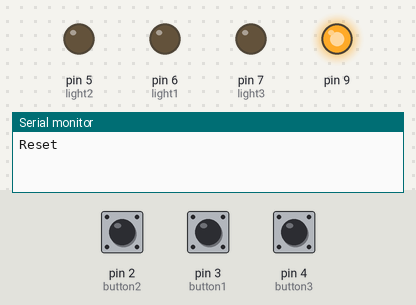
Simulated run of this sketch. Board: Arduino Uno, built with avr-gcc and run on an emulated ATmega328P. Shown: output pins drawn as LEDs (lit = HIGH), the last lines printed to the serial monitor. Inputs (shaded band) come from the test bench; at power-on: pin 2 (button2) HIGH, pin 3 (button1) HIGH, pin 4 (button3) HIGH.

Above: at 1.2 s.
1.3 s: pin 2 (button2) pulled LOW for 0.15 s
At 1.4 s:
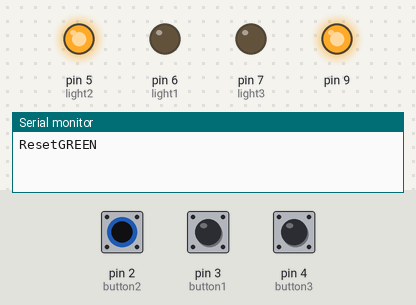
3.0 s: pin 3 (button1) pulled LOW for 0.15 s
At 3.1 s:
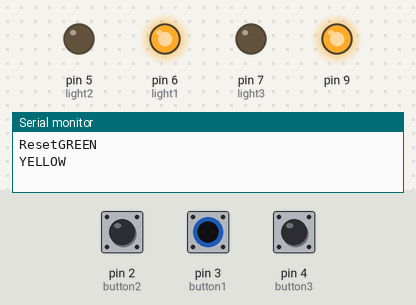
4.7 s: pin 4 (button3) pulled LOW for 0.15 s
At 4.8 s:
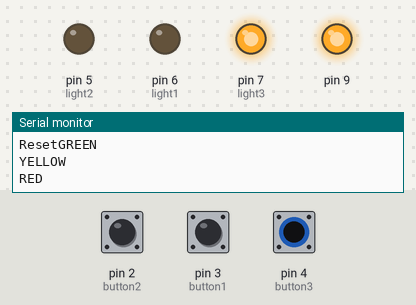
6.4 s: pin 4 (button3) pulled LOW for 3.2 s
At 10.8 s:
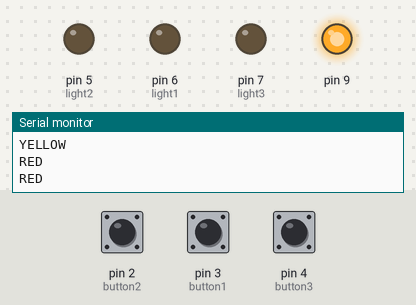
11.1 s: pin 2 (button2) pulled LOW for 3.2 s
At 11.9 s:
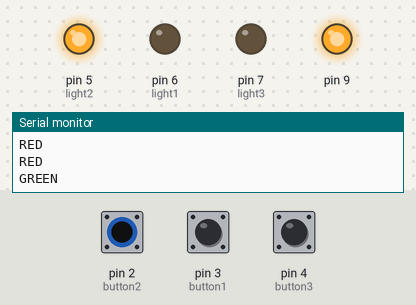
Timing chart, 0 to 15.8 s (numbered marks = the images above; inputs shaded):
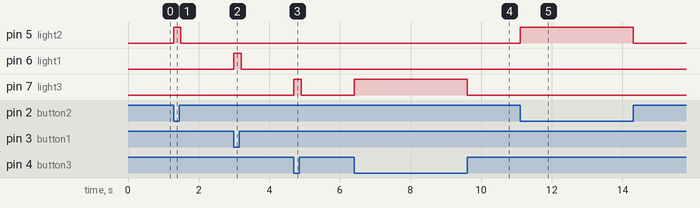

The sketch:

Traffic_Light_Buttons.ino
```cpp
int button1 = 3;
int light1  = 6;
int button2 = 2;
int light2  = 5;
int button3 = 4;
int light3  = 7;
int relay = 9;
unsigned long previousMillis = 0;
const long interval = 30000;

void software_Reset() // Restarts program from beginning but does not reset the peripherals and registers
{
asm volatile ("  jmp 0");
}
void setup() {
  // put your setup code here, to run once:
  pinMode(2, INPUT);
  digitalWrite(2, HIGH);
  pinMode(3, INPUT);
  digitalWrite(3, HIGH);
  pinMode(4, INPUT);
  digitalWrite(4, HIGH);

  pinMode(6,OUTPUT);
  digitalWrite(6,LOW);
  pinMode(5,OUTPUT);
  digitalWrite(5,LOW);
  pinMode(7,OUTPUT);
  digitalWrite(7,LOW);
  pinMode(9, OUTPUT);
  digitalWrite(9, HIGH);

  Serial.begin(9600);

}

void loop() {
  // put your main code here, to run repeatedly:
  int i = 0;
  int pressed = 0;
  int yellow = 0;
  int green = 0;
  int red = 0;
  Serial.print("Reset");


  while(i < 18)
  {
    unsigned long currentMillis = millis();

    if(i >= 1 && currentMillis - previousMillis >= interval)
    {
      previousMillis = currentMillis;
      Serial.print("Reset");
      software_Reset();

    }


    while(digitalRead(button1) == 0)
  {


    digitalWrite(light1,HIGH);
    if(pressed == 0)
    {
      i++;
      yellow++;
      pressed = 1;
      Serial.print("YELLOW\n");
      previousMillis = currentMillis;

    }

    delay(100);
  }
  while(digitalRead(button2) == 0)
  {

    digitalWrite(light2,HIGH);
    if(pressed == 0)
    {
      i++;
      green++;
      pressed = 1;
      Serial.print("GREEN\n");
      previousMillis = currentMillis;

    }

    delay(100);
  }
  while(digitalRead(button3) == 0)
  {

    digitalWrite(light3,HIGH);
    if(pressed == 0)
    {
      i++;
      red++;
      pressed = 1;
      Serial.print("RED\n");
      previousMillis = currentMillis;

    }

    delay(100);
  }

  if(digitalRead(button1) == 1)
  {
    digitalWrite(light1,LOW);
    pressed = 0;
  }
  if(digitalRead(button2) == 1)
  {
    digitalWrite(light2,LOW);
    pressed = 0;
  }
  if(digitalRead(button3) == 1)
  {
    digitalWrite(light3,LOW);
    pressed = 0;
  }


  }
  if(i == 18)
  {
    Serial.print("RESET\n");

  }
  if(red == 4 && yellow == 9 && green == 5)
  {
    digitalWrite(9, LOW);
    delay(500);
    digitalWrite(9, HIGH);
    digitalWrite(light1,HIGH);
    digitalWrite(light2,HIGH);
    digitalWrite(light3,HIGH);
    delay(300);
    digitalWrite(light1,LOW);
    digitalWrite(light2,LOW);
    digitalWrite(light3,LOW);
    delay(300);
    digitalWrite(light1,HIGH);
    digitalWrite(light2,HIGH);
    digitalWrite(light3,HIGH);
    delay(300);
    digitalWrite(light1,LOW);
    digitalWrite(light2,LOW);
    digitalWrite(light3,LOW);
    delay(300);
    digitalWrite(light1,HIGH);
    digitalWrite(light2,HIGH);
    digitalWrite(light3,HIGH);
    delay(300);
    digitalWrite(light1,LOW);
    digitalWrite(light2,LOW);
    digitalWrite(light3,LOW);
    software_Reset();


  }
  else
  {
    digitalWrite(light3,HIGH);
    delay(250);
    digitalWrite(light3,LOW);
    delay(250);

    digitalWrite(light3,HIGH);
    delay(250);
    digitalWrite(light3,LOW);
    delay(250);
    digitalWrite(light3,HIGH);
    delay(250);
    digitalWrite(light3,LOW);
    software_Reset();

  }

  delay(200);


}
```

Measured:
- after the input at 1.3 s, pin 5 (light2): LOW → HIGH at once, → LOW 0.20 s later
- after the input at 3.0 s, pin 6 (light1): LOW → HIGH at once, → LOW 0.20 s later
- after the input at 4.7 s, pin 7 (light3): LOW → HIGH at once, → LOW 0.20 s later
- after the input at 6.4 s, pin 7 (light3): LOW → HIGH at once, → LOW 3.2 s later
- after the input at 11.1 s, pin 5 (light2): LOW → HIGH at once, → LOW 3.2 s later
